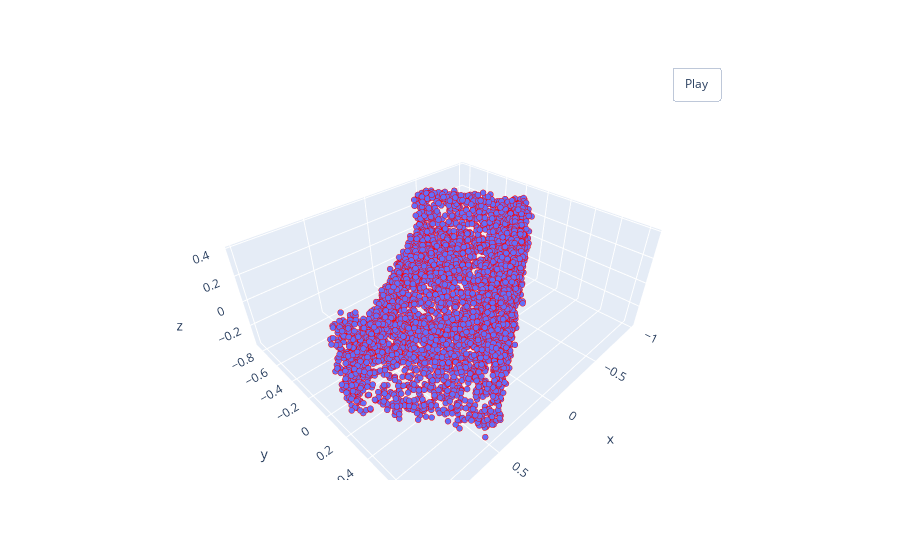

Source (notebook cell):
### Code cell
pcshow(*set3D[3].transpose(0,1),c='red')

### Figure 1 — Plotly figure (JSON) as saved in the notebook; plotly's stock layout.template omitted (floating-point values rounded to 4 significant figures; data arrays with more than 128 entries replaced by an {"elided": "..."} marker saying what was removed)
{"data": [{"marker": {"line": {"color": "red", "width": 1}, "size": 2}, "mode": "markers", "type": "scatter3d", "x": {"elided": "5000 float values"}, "y": {"elided": "5000 float values"}, "z": {"elided": "5000 float values"}}], "layout": {"updatemenus": [{"buttons": [{"args": [null, {"frame": {"duration": 50, "redraw": true}, "fromcurrent": true, "mode": "immediate", "transition": {"duration": 0}}], "label": "Play", "method": "animate"}], "pad": {"r": 10, "t": 45}, "showactive": false, "type": "buttons", "x": 0.8, "xanchor": "left", "y": 1, "yanchor": "bottom"}]}}
